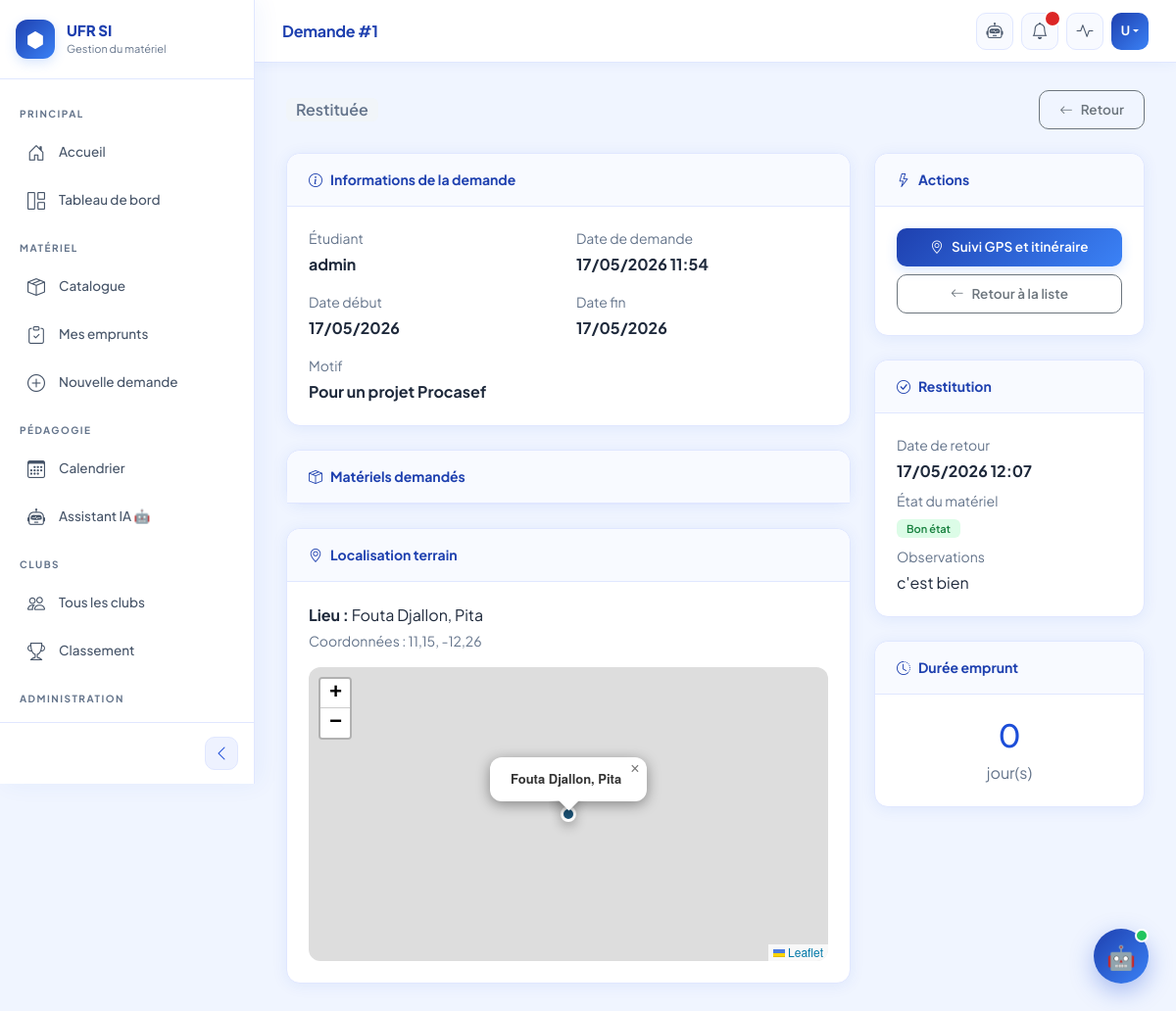
Screenshot of /emprunts/1/ (signed in) with the database file from the repository.
### emprunts/models.py (models this page shows, shortened)
class Demande(models.Model):
    STATUTS = [
    ('en_attente', 'En attente'),
    ('approuvee', 'Approuvée'),
    ('refusee', 'Refusée'),
    ('en_cours', 'En cours'),
    ('en_attente_restitution', 'En attente de vérification'),
    ('restituee', 'Restituée'),
]
    utilisateur = models.ForeignKey(
        Utilisateur,
        on_delete=models.CASCADE,
        related_name='demandes'
    )
    date_demande = models.DateTimeField(auto_now_add=True)
    date_debut = models.DateTimeField()
    date_fin = models.DateTimeField()
    statut = models.CharField(max_length=30, choices=STATUTS, default='en_attente')
    motif = models.TextField(blank=True)
    def duree_emprunt(self):
        return (self.date_fin - self.date_debut).days

class Emplacement(models.Model):
    demande = models.OneToOneField(
        Demande,
        on_delete=models.CASCADE,
        related_name='emplacement'
    )
    libelle = models.CharField(max_length=200)
    latitude = models.FloatField()
    longitude = models.FloatField()
    adresse = models.TextField(blank=True)

class Restitution(models.Model):
    ETATS = [
        ('bon', 'Bon état'),
        ('abime', 'Abîmé'),
        ('perdu', 'Perdu'),
    ]
    demande = models.OneToOneField(
        Demande,
        on_delete=models.CASCADE,
        related_name='restitution'
    )
    date_retour = models.DateTimeField(auto_now_add=True)
    etat_materiel = models.CharField(max_length=20, choices=ETATS, default='bon')
    observations = models.TextField(blank=True)
    photo = models.ImageField(upload_to='restitutions/photos/', blank=True)

### comptes/models.py (models this page shows, shortened)
class Utilisateur(AbstractUser):
    ROLES = [
        ('etudiant', 'Étudiant'),
        ('enseignant', 'Enseignant'),
        ('technicien', 'Technicien'),
        ('admin', 'Administrateur'),
    ]
    NIVEAUX = [
        ('L1', 'Licence 1'),
        ('L2', 'Licence 2'),
        ('L3', 'Licence 3'),
        ('M1', 'Master 1'),
        ('M2', 'Master 2'),
        ('D', 'Doctorat'),
    ]
    FONCTIONS = [
        ('professeur', 'Professeur'),
        ('maitre_assistant', 'Maître Assistant'),
        ('maitre_conference', 'Maître de Conférences'),
        ('vacataire', 'Vacataire'),
        ('chef_departement', 'Chef de Département'),
    ]
    role = models.CharField(max_length=20, choices=ROLES, default='etudiant')
    telephone = models.CharField(max_length=20, blank=True)
    photo_profil = models.ImageField(
        upload_to='profils/', blank=True, null=True
    )
    filiere = models.CharField(max_length=100, blank=True)
    niveau = models.CharField(max_length=10, choices=NIVEAUX, blank=True)
    carte_etudiant = models.ImageField(
        upload_to='cartes_etudiants/', blank=True, null=True
    )
    departement = models.CharField(max_length=100, blank=True)
    fonction = models.CharField(max_length=30, choices=FONCTIONS, blank=True)
    penalite = models.IntegerField(default=0)
    bloque = models.BooleanField(default=False)

### emprunts/views.py (the view)
# urls.py: path('<int:pk>/', views.detail_demande, name='detail_demande'),
@login_required
def detail_demande(request, pk):
    demande = get_object_or_404(Demande, pk=pk)
    return render(request, 'emprunts/detail_demande.html', {'demande': demande})

### templates/emprunts/detail_demande.html (shortened to what this page needs)
{% extends 'base.html' %}
{% block page_titre %}Demande #{{ demande.id }}{% endblock %}
{% block extra_css %}
<link rel="stylesheet" href="https://unpkg.com/leaflet@1.9.4/dist/leaflet.css"/>
{% endblock %}
{% block contenu %}
<div class="d-flex justify-content-between align-items-center mb-4">
  <div>
    {% if demande.statut == 'en_attente' %}
      <span class="badge bg-warning text-dark fs-6">En attente</span>
    {% elif demande.statut == 'approuvee' %}
      <span class="badge bg-info fs-6">Approuvée</span>
    {% elif demande.statut == 'en_cours' %}
      <span class="badge bg-success fs-6">En cours</span>
    {% elif demande.statut == 'restituee' %}
      <span class="badge bg-secondary fs-6">Restituée</span>
    {% elif demande.statut == 'refusee' %}
      <span class="badge bg-danger fs-6">Refusée</span>
    {% endif %}
  </div>
  <a href="{% url 'liste_demandes' %}" class="btn btn-outline-secondary">
    <i class="bi bi-arrow-left me-2"></i>Retour
  </a>
</div>
<div class="row g-4">
  <div class="col-md-8">
    <div class="card mb-4">
      <div class="card-header">
        <i class="bi bi-info-circle me-2"></i>Informations de la demande
      </div>
      <div class="card-body">
        <div class="row g-3">
          <div class="col-md-6">
            <p class="text-muted small mb-1">Étudiant</p>
            <p class="fw-bold mb-0">
              {{ demande.utilisateur.get_full_name|default:demande.utilisateur.username }}
            </p>
          </div>
          <div class="col-md-6">
            <p class="text-muted small mb-1">Date de demande</p>
            <p class="fw-bold mb-0">{{ demande.date_demande|date:"d/m/Y H:i" }}</p>
          </div>
          <div class="col-md-6">
            <p class="text-muted small mb-1">Date début</p>
            <p class="fw-bold mb-0">{{ demande.date_debut|date:"d/m/Y" }}</p>
          </div>
          <div class="col-md-6">
            <p class="text-muted small mb-1">Date fin</p>
            <p class="fw-bold mb-0">{{ demande.date_fin|date:"d/m/Y" }}</p>
          </div>
          <div class="col-12">
            <p class="text-muted small mb-1">Motif</p>
            <p class="fw-bold mb-0">{{ demande.motif|default:"Aucun motif précisé" }}</p>
          </div>
        </div>
      </div>
    </div>
    <div class="card mb-4">
      <div class="card-header">
        <i class="bi bi-box-seam me-2"></i>Matériels demandés
      </div>
    </div>
    {% if demande.emplacement %}
    <div class="card">
      <div class="card-header">
        <i class="bi bi-geo-alt me-2"></i>Localisation terrain
      </div>
      <div class="card-body">
        <p class="mb-1">
          <strong>Lieu :</strong> {{ demande.emplacement.libelle }}
        </p>
        <p class="text-muted small mb-3">
          Coordonnées : {{ demande.emplacement.latitude }},
          {{ demande.emplacement.longitude }}
        </p>
        <div id="map" style="height:300px; border-radius:12px;"></div>
      </div>
    </div>
    {% endif %}
  </div>
  <div class="col-md-4">
    <div class="card mb-4">
      <div class="card-header">
        <i class="bi bi-lightning me-2"></i>Actions
      </div>
      <div class="card-body d-grid gap-2">
        {% if demande.emplacement %}
        <a href="{% url 'suivi_gps' demande.id %}" class="btn btn-primary">
          <i class="bi bi-geo-alt me-2"></i>Suivi GPS et itinéraire
        </a>
        {% endif %}
        <a href="{% url 'liste_demandes' %}" class="btn btn-outline-secondary">
          <i class="bi bi-arrow-left me-2"></i>Retour à la liste
        </a>
      </div>
    </div>
    {% if demande.restitution %}
    <div class="card mb-4">
      <div class="card-header">
        <i class="bi bi-check-circle me-2"></i>Restitution
      </div>
      <div class="card-body">
        <p class="text-muted small mb-1">Date de retour</p>
        <p class="fw-bold mb-2">
          {{ demande.restitution.date_retour|date:"d/m/Y H:i" }}
        </p>
        <p class="text-muted small mb-1">État du matériel</p>
        <p class="fw-bold mb-2">
          {% if demande.restitution.etat_materiel == 'bon' %}
            <span class="badge bg-success">Bon état</span>
          {% elif demande.restitution.etat_materiel == 'abime' %}
            <span class="badge bg-warning text-dark">Abîmé</span>
          {% elif demande.restitution.etat_materiel == 'perdu' %}
            <span class="badge bg-danger">Perdu</span>
          {% endif %}
        </p>
        {% if demande.restitution.observations %}
        <p class="text-muted small mb-1">Observations</p>
        <p class="mb-0">{{ demande.restitution.observations }}</p>
        {% endif %}
      </div>
    </div>
    {% endif %}
    <div class="card">
      <div class="card-header">
        <i class="bi bi-clock-history me-2"></i>Durée emprunt
      </div>
      <div class="card-body text-center">
        <h2 style="color:var(--primary);">{{ demande.duree_emprunt }}</h2>
        <p class="text-muted mb-0">jour(s)</p>
      </div>
    </div>
  </div>
</div>
{% endblock %}
{% block scripts %}
{% if demande.emplacement %}
<link rel="stylesheet" href="https://unpkg.com/leaflet@1.9.4/dist/leaflet.css"/>
{% endif %}
{% endblock %}

### templates/base.html (shortened to what this page needs)
<!DOCTYPE html>
<html lang="fr">
<head>
  {% load static %}
  <link href="https://cdn.jsdelivr.net/npm/bootstrap@5.3.0/dist/css/bootstrap.min.css" rel="stylesheet">
  <link href="https://cdn.jsdelivr.net/npm/bootstrap-icons@1.10.0/font/bootstrap-icons.css" rel="stylesheet">
  <link rel="stylesheet" href="{% static 'css/style.css' %}">
  {% block extra_css %}{% endblock %}
</head>
<body>
<div class="sidebar" id="sidebar">
  <div class="sidebar-brand">
    <div class="sidebar-brand-icon">
      <i class="bi bi-hexagon-fill"></i>
    </div>
    <div class="sidebar-brand-text">
      <h4>UFR SI</h4>
      <p>Gestion du matériel</p>
    </div>
  </div>
  <nav class="sidebar-nav">
    <div class="nav-section">Principal</div>
    <a href="{% url 'accueil' %}" class="sidebar-link" data-label="Accueil">
      <i class="bi bi-house-door"></i>
      <span class="nav-label">Accueil</span>
    </a>
    {% if user.is_authenticated %}
    <a href="{% url 'tableau_de_bord' %}" class="sidebar-link" data-label="Tableau de bord">
      <i class="bi bi-grid-1x2"></i>
      <span class="nav-label">Tableau de bord</span>
    </a>
    {% endif %}
    <div class="nav-section">Matériel</div>
    <a href="{% url 'liste_materiels' %}" class="sidebar-link" data-label="Catalogue">
      <i class="bi bi-box-seam"></i>
      <span class="nav-label">Catalogue</span>
    </a>
    {% if user.is_authenticated %}
    <a href="{% url 'liste_demandes' %}" class="sidebar-link" data-label="Mes emprunts">
      <i class="bi bi-clipboard-check"></i>
      <span class="nav-label">Mes emprunts</span>
    </a>
    <a href="{% url 'nouvelle_demande' %}" class="sidebar-link" data-label="Nouvelle demande">
      <i class="bi bi-plus-circle"></i>
      <span class="nav-label">Nouvelle demande</span>
    </a>
    {% endif %}
    <div class="nav-section">Pédagogie</div>
    <a href="{% url 'calendrier' %}" class="sidebar-link" data-label="Calendrier">
      <i class="bi bi-calendar3"></i>
      <span class="nav-label">Calendrier</span>
    </a>
    {% if user.is_authenticated %}
    <a href="{% url 'chatbot_page' %}" class="sidebar-link" data-label="Assistant IA">
      <i class="bi bi-robot"></i>
      <span class="nav-label">Assistant IA 🤖</span>
    </a>
    {% endif %}
    <div class="nav-section">Clubs</div>
    <a href="{% url 'liste_clubs' %}" class="sidebar-link" data-label="Clubs">
      <i class="bi bi-people"></i>
      <span class="nav-label">Tous les clubs</span>
    </a>
    <a href="{% url 'classement_clubs' %}" class="sidebar-link" data-label="Classement">
      <i class="bi bi-trophy"></i>
      <span class="nav-label">Classement</span>
    </a>
    {% if user.is_authenticated %}
    {% if user.role == 'admin' or user.role == 'admin_terrain' or user.role == 'admin_bureau' %}
    <div class="nav-section">Administration</div>
    {% endif %}
    {% if user.role == 'admin' %}
    <a href="{% url 'dashboard_admin' %}" class="sidebar-link" data-label="Dashboard admin">
    </a>
    {% endif %}
    {% endif %}
  </nav>
  <div class="sidebar-toggle-btn">
    <button class="toggle-btn" id="toggleSidebarBtn" title="Réduire le menu">
      <i class="bi bi-chevron-left" id="toggleIcon"></i>
    </button>
  </div>
</div>
<div class="topbar" id="topbar">
  <div class="d-flex align-items-center gap-3">
    <span class="topbar-title">{% block page_titre %}UFR SI{% endblock %}</span>
  </div>
  <div class="topbar-right">
    {% if user.is_authenticated %}
    <a href="{% url 'chatbot_page' %}" class="topbar-btn" title="Assistant IA">
      <i class="bi bi-robot"></i>
    </a>
    <a href="{% url 'mes_notifications' %}" class="topbar-btn position-relative" title="Notifications">
      <i class="bi bi-bell"></i>
      <span class="notif-badge" id="notif-badge" style="display:none;"></span>
    </a>
    {% if user.role == 'admin' %}
    <a href="{% url 'dashboard_admin' %}" class="topbar-btn" title="Dashboard Admin">
      <i class="bi bi-activity"></i>
    </a>
    {% endif %}
    <div class="dropdown">
      <button class="user-avatar dropdown-toggle" data-bs-toggle="dropdown" style="border:none;">
        {{ user.first_name|first|upper|default:"U" }}{{ user.last_name|first|upper|default:"" }}
      </button>
    </div>
    {% else %}
    <a href="{% url 'connexion' %}" class="btn btn-primary btn-sm">
      <i class="bi bi-box-arrow-in-right me-1"></i>Se connecter
    </a>
    {% endif %}
  </div>
</div>
<div class="main-content" id="mainContent">
  {% block contenu %}{% endblock %}
</div>
{% load static %}
{% block scripts %}{% endblock %}
{% include 'chatbot/widget.html' %}
</body>
</html>

### rows the page displays
Demande: id "1", utilisateur.get_full_name "admin", date_demande "17/05/2026 11:54", date_debut "17/05/2026", date_fin "17/05/2026", motif "Pour un projet Procasef", emplacement.libelle "Fouta Djallon, Pita", emplacement.latitude "11,15", emplacement.longitude "-12,26", restitution.date_retour "17/05/2026 12:07", restitution.observations "c'est bien", duree_emprunt "0"
Utilisateur: first_name|first "U"
